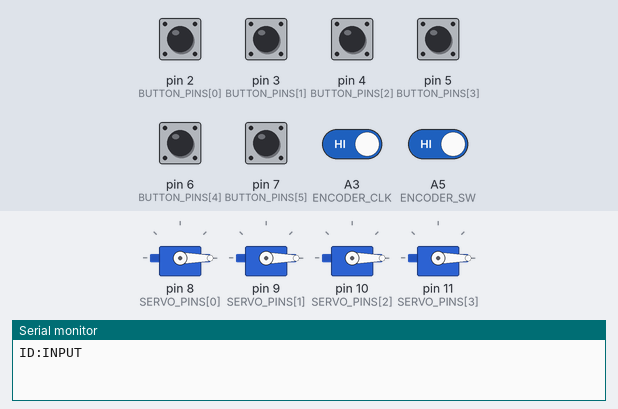
A sketch run on a simulated Arduino Uno, built with avr-gcc and run on an emulated ATmega328P. Shown: 4 × servo, the last lines printed to the serial monitor. The test bench sets the inputs (shaded band); at power-on: A3 (ENCODER_CLK), A5 (ENCODER_SW), pin 2 (BUTTON_PINS[0]), pin 3 (BUTTON_PINS[1]), pin 4 (BUTTON_PINS[2]), pin 5 (BUTTON_PINS[3]), pin 6 (BUTTON_PINS[4]), pin 7 (BUTTON_PINS[5]) HIGH.

Above: at 1.2 s.
1.3 s: pin 2 (BUTTON_PINS[0]) pulled LOW for 0.15 s
At 1.38 s:
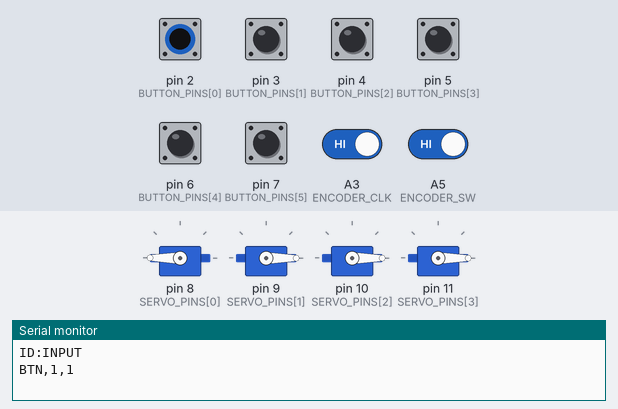
2.9 s: pin 3 (BUTTON_PINS[1]) pulled LOW for 0.15 s
At 2.98 s:
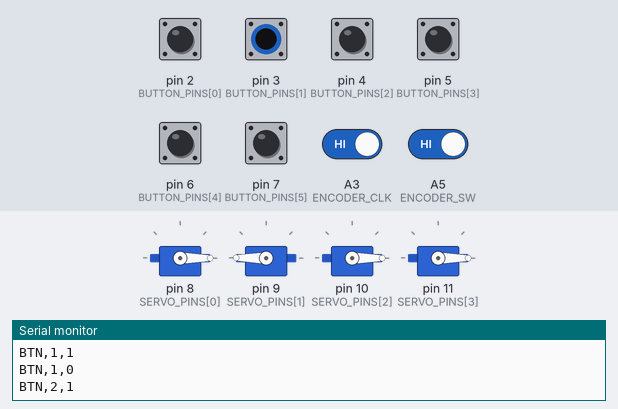
4.5 s: pin 4 (BUTTON_PINS[2]) pulled LOW for 0.15 s
At 4.58 s:
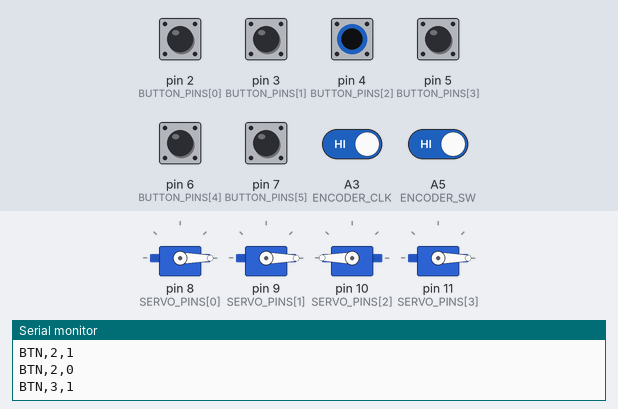
6.1 s: pin 5 (BUTTON_PINS[3]) pulled LOW for 0.15 s
At 6.18 s:
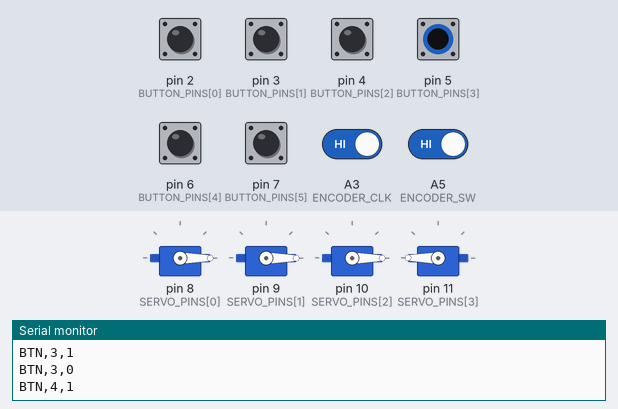
Timing chart, 0 to 9.1 s (numbered marks = the images above; inputs shaded):
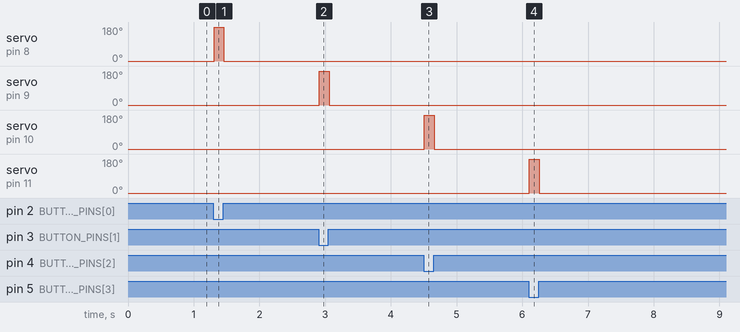

Measured:
- after the input at 1.3 s, servo on pin 8 (SERVO_PINS[0]): 0° → 180° at once, → 0° 0.15 s later
- after the input at 2.9 s, servo on pin 9 (SERVO_PINS[1]): 0° → 180° at once, → 0° 0.15 s later
- after the input at 4.5 s, servo on pin 10 (SERVO_PINS[2]): 0° → 180° at once, → 0° 0.15 s later
- after the input at 6.1 s, servo on pin 11 (SERVO_PINS[3]): 0° → 180° at once, → 0° 0.15 s later

The sketch:

godot_integration_improved.ino
```cpp
// Input Arduino: 6 buttons (D2-D7), buttons 1-4 also locally drive texture servos (D8-D11),
// and a rotary encoder with click (CLK A3, DT A4, SW A5)
//
// Sends an ID handshake on boot so the Python bridge can identify this board,
// then streams every button/encoder event in the bridge's expected format.
//
// Requires the Bounce2 and Servo libraries:
// Arduino IDE -> Tools -> Manage Libraries -> search "Bounce2" -> install
// (Servo library is built in, no install needed)

#include <Bounce2.h>
#include <Servo.h>

// --- Buttons ---
const uint8_t NUM_BUTTONS = 6;
const uint8_t BUTTON_PINS[NUM_BUTTONS] = {2, 3, 4, 5, 6, 7};
Bounce buttons[NUM_BUTTONS];

// --- Servos (buttons 1-4 also drive these directly, for on-board testing) ---
const uint8_t NUM_SERVOS = 4;
const uint8_t SERVO_PINS[NUM_SERVOS] = {8, 9, 10, 11};
Servo servos[NUM_SERVOS];
const int SERVO_REST_ANGLE = 0;
const int SERVO_PRESSED_ANGLE = 180;
const unsigned long SERVO_PULSE_DEFAULT_MS = 150;

// --- Rotary encoder ---
const uint8_t ENCODER_CLK = A3;
const uint8_t ENCODER_DT  = A4;
const uint8_t ENCODER_SW  = A5;

Bounce encoderSwitch;
int lastClkState;
long encoderPosition = 0;

void setup() {
  Serial.begin(9600);
  while (!Serial) { }

  Serial.println("ID:INPUT");

  for (uint8_t i = 0; i < NUM_BUTTONS; i++) {
    buttons[i].attach(BUTTON_PINS[i], INPUT_PULLUP);
    buttons[i].interval(10);
  }

  for (uint8_t i = 0; i < NUM_SERVOS; i++) {
    servos[i].attach(SERVO_PINS[i]);
    servos[i].write(SERVO_REST_ANGLE);
  }

  pinMode(ENCODER_CLK, INPUT_PULLUP);
  pinMode(ENCODER_DT, INPUT_PULLUP);
  lastClkState = digitalRead(ENCODER_CLK);

  encoderSwitch.attach(ENCODER_SW, INPUT_PULLUP);
  encoderSwitch.interval(10);
}

void handleIncomingSerial() {
  if (!Serial.available()) return;

  String line = Serial.readStringUntil('\n');
  line.trim();
  if (line.length() == 0) return;

  // Expected formats: "SERVO,<id>,ON" / "SERVO,<id>,OFF" / "SERVO,<id>,PULSE,<ms>"
  if (line.startsWith("SERVO,")) {
    int firstComma = line.indexOf(',', 6);
    if (firstComma == -1) return;

    int servoId = line.substring(6, firstComma).toInt();
    String action = line.substring(firstComma + 1);

    if (servoId < 1 || servoId > NUM_SERVOS) return;
    uint8_t idx = servoId - 1;

    if (action.startsWith("ON")) {
      servos[idx].write(SERVO_PRESSED_ANGLE);
    } else if (action.startsWith("OFF")) {
      servos[idx].write(SERVO_REST_ANGLE);
    } else if (action.startsWith("PULSE")) {
      int secondComma = action.indexOf(',');
      unsigned long pulseMs = (secondComma == -1)
          ? SERVO_PULSE_DEFAULT_MS
          : action.substring(secondComma + 1).toInt();
      servos[idx].write(SERVO_PRESSED_ANGLE);
      delay(pulseMs);
      servos[idx].write(SERVO_REST_ANGLE);
    }
  }
}

void loop() {
  handleIncomingSerial();

  // --- Buttons ---
  for (uint8_t i = 0; i < NUM_BUTTONS; i++) {
    buttons[i].update();

    if (buttons[i].fell()) {
      Serial.print("BTN,");
      Serial.print(i + 1);
      Serial.println(",1");

      if (i < NUM_SERVOS) {
        servos[i].write(SERVO_PRESSED_ANGLE);
      }
    }

    if (buttons[i].rose()) {
      Serial.print("BTN,");
      Serial.print(i + 1);
      Serial.println(",0");

      if (i < NUM_SERVOS) {
        servos[i].write(SERVO_REST_ANGLE);
      }
    }
  }

  // --- Encoder rotation ---
  int currentClkState = digitalRead(ENCODER_CLK);
  if (currentClkState != lastClkState && currentClkState == LOW) {
    if (digitalRead(ENCODER_DT) != currentClkState) {
      encoderPosition++;
      Serial.println("ENC,+1");
    } else {
      encoderPosition--;
      Serial.println("ENC,-1");
    }
  }
  lastClkState = currentClkState;

  // --- Encoder push switch ---
  encoderSwitch.update();
  if (encoderSwitch.fell()) {
    Serial.println("SW,1");
  }
  if (encoderSwitch.rose()) {
    Serial.println("SW,0");
  }
}
```
